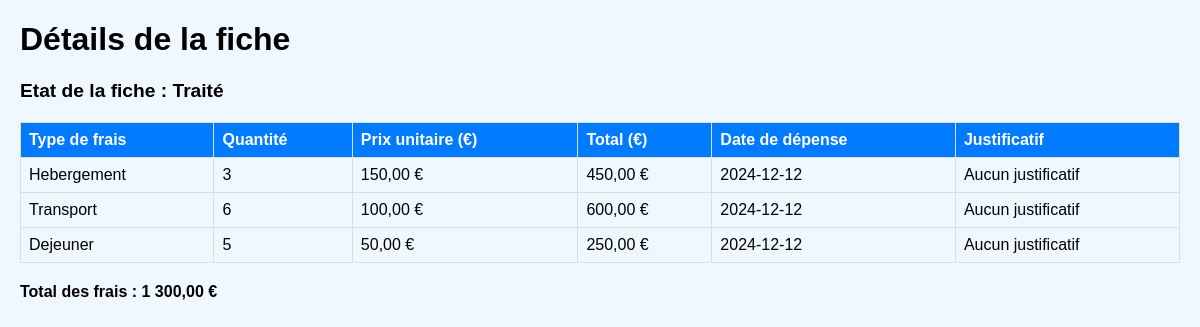
Page /voir_fiche.php?id_fiche=9 (signed in) on the committed database.
### tables this page shows
CREATE TABLE `fiche` (
  `id_fiche` int(11) NOT NULL,
  `id_user` int(11) NOT NULL,
  `date` date NOT NULL,
  `commentaire` text DEFAULT NULL,
  `status` enum('Traité','Non Traité') NOT NULL DEFAULT 'Non Traité',
  `etat` enum('Validée','Refusée','En attente') DEFAULT 'En attente',
  `commentaireComptable` text DEFAULT NULL
);

CREATE TABLE `ligne_frais` (
  `id_lf` int(11) NOT NULL,
  `id_fiche` int(11) NOT NULL,
  `id_typefrais` int(11) NOT NULL,
  `prix_unitaire` decimal(10,2) DEFAULT 0.00,
  `quantite` int(11) NOT NULL,
  `date_depense` date NOT NULL,
  `justificatif` varchar(255) DEFAULT NULL,
  `total_frais` decimal(10,2) GENERATED ALWAYS AS (`quantite` * `prix_unitaire`) STORED
);

CREATE TABLE `type_frais` (
  `id_lf` int(11) NOT NULL,
  `type` varchar(50) NOT NULL
);

### voir_fiche.php (the view, shortened to what this page needs)
<?php
$serveur = "localhost";
$utilisateur = "root";
$mdpBDD = "";
$nomBDD = "bisounours";
try {
    $connexion = new PDO("mysql:host=$serveur;dbname=$nomBDD;charset=utf8", $utilisateur, $mdpBDD);
    $connexion->setAttribute(PDO::ATTR_ERRMODE, PDO::ERRMODE_EXCEPTION);
    if (isset($_GET['id_fiche'])) {
        $id_fiche = intval($_GET['id_fiche']);
        $stmt_etat = $connexion->prepare("SELECT status FROM fiche WHERE id_fiche = :id_fiche");
        $stmt_etat->bindParam(':id_fiche', $id_fiche);
        $stmt_etat->execute();
        $etat_fiche = $stmt_etat->fetch(PDO::FETCH_ASSOC)['status'];
        $stmt = $connexion->prepare(
            "SELECT l.id_typefrais, l.quantite, l.prix_unitaire, l.date_depense, l.justificatif, t.type
            FROM ligne_frais l
            JOIN type_frais t ON l.id_typefrais = t.id_lf
            WHERE l.id_fiche = :id_fiche"
        );
        $stmt->bindParam(':id_fiche', $id_fiche);
        $stmt->execute();
        $details_fiche = $stmt->fetchAll(PDO::FETCH_ASSOC);
        $stmt_total = $connexion->prepare(
            "SELECT SUM(l.quantite * l.prix_unitaire) AS total_frais
            FROM ligne_frais l
            WHERE l.id_fiche = :id_fiche"
        );
        $stmt_total->bindParam(':id_fiche', $id_fiche);
        $stmt_total->execute();
        $total_frais = $stmt_total->fetch(PDO::FETCH_ASSOC)['total_frais'];
    } else {
        die("Aucune fiche sélectionnée.");
    }
} catch (PDOException $e) {
    die("Erreur : " . $e->getMessage());
}
?>
<!DOCTYPE html>
<html lang="fr">
<head>
</head>
<body>
    <div class="content">
        <h1>Détails de la fiche</h1>
        <p class="etat <?php echo strtolower($etat_fiche); ?>">
            Etat de la fiche : <?php echo htmlspecialchars($etat_fiche); ?>
        </p>
        <table>
            <thead>
                <tr>
                    <th>Type de frais</th>
                    <th>Quantité</th>
                    <th>Prix unitaire (€)</th>
                    <th>Total (€)</th>
                    <th>Date de dépense</th>
                    <th>Justificatif</th>
                </tr>
            </thead>
            <tbody>
                <?php foreach ($details_fiche as $detail): ?>
                    <tr>
                        <td><?php echo htmlspecialchars($detail['type']); ?></td>
                        <td><?php echo htmlspecialchars($detail['quantite']); ?></td>
                        <td><?php echo number_format($detail['prix_unitaire'], 2, ',', ' '); ?> €</td>
                        <td><?php echo number_format($detail['quantite'] * $detail['prix_unitaire'], 2, ',', ' '); ?> €</td>
                        <td><?php echo htmlspecialchars($detail['date_depense']); ?></td>
                        <td>
                            <?php if (!empty($detail['justificatif'])): ?>
                                <a href="uploads/<?php echo htmlspecialchars($detail['justificatif']); ?>" target="_blank">Voir justificatif</a>
                            <?php else: ?>
                                Aucun justificatif
                            <?php endif; ?>
                        </td>
                    </tr>
                <?php endforeach; ?>
            </tbody>
        </table>
        <p class="total">Total des frais : <?php echo number_format($total_frais, 2, ',', ' '); ?> €</p>
    </div>
</body>
</html>

### voir_fiche.php (style rules this page uses)
body { font-family: Arial, sans-serif; margin: 0; background-color: #f0f8ff; }
.content { margin: 20px; }
table { width: 100%; border-collapse: collapse; margin: 20px 0; }
table th, table td { border: 1px solid #ddd; padding: 8px; text-align: left; }
table th { background-color: #007bff; color: white; }
.total { font-weight: bold; margin-top: 20px; }
.etat { font-size: 1.2em; font-weight: bold; margin: 10px 0; }

### rows in the picture
fiche: status "Traité"
ligne_frais: id_typefrais.type "Hebergement", quantite "3", prix_unitaire "150,00", $detail['quantite'] * $detail['prix_unitaire'] "450,00", date_depense "2024-12-12", shows "Aucun justificatif"
ligne_frais: id_typefrais.type "Transport", quantite "6", prix_unitaire "100,00", $detail['quantite'] * $detail['prix_unitaire'] "600,00", date_depense "2024-12-12", shows "Aucun justificatif"
ligne_frais: id_typefrais.type "Dejeuner", quantite "5", prix_unitaire "50,00", $detail['quantite'] * $detail['prix_unitaire'] "250,00", date_depense "2024-12-12", shows "Aucun justificatif"

### other values in the picture
$total_frais "1 300,00"
